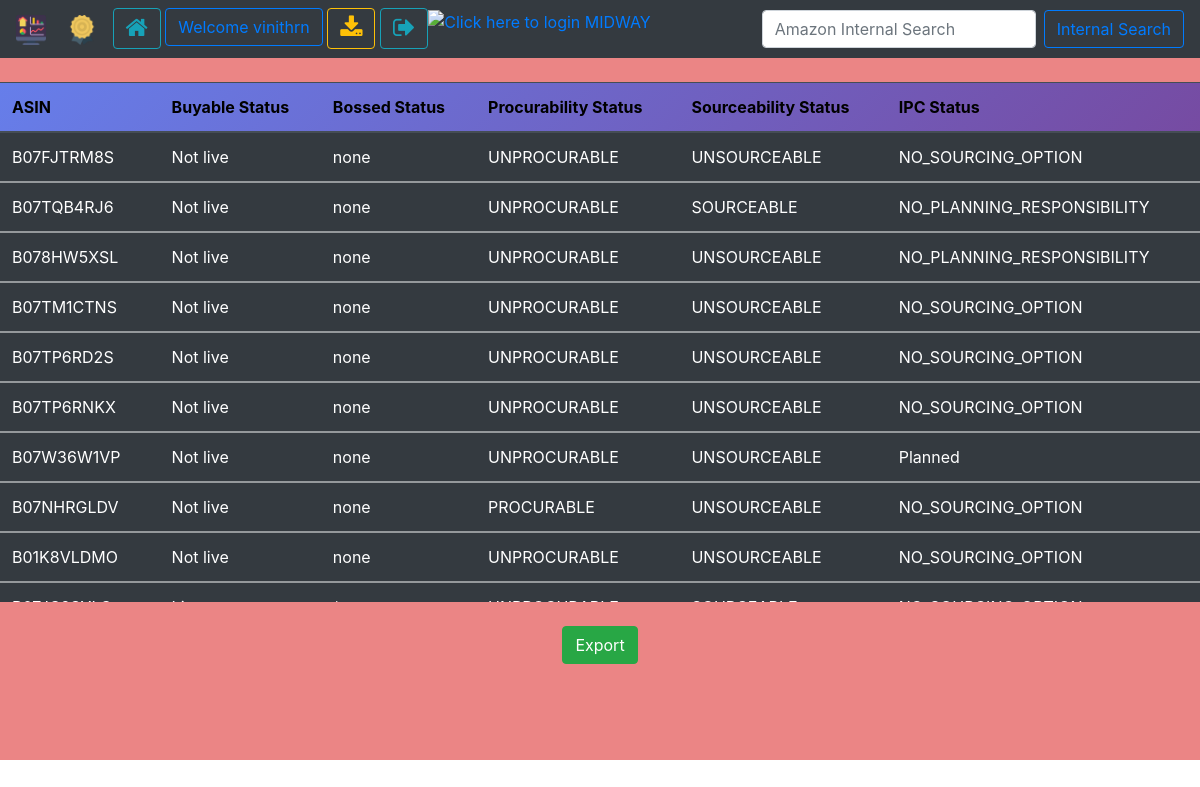
Screenshot of /buyableall/ (signed in) with the database file from the repository.
### ABapp/models.py (models this page shows, shortened)
class AB_data(models.Model):
    asin = models.SlugField(max_length=10,validators=[MinLengthValidator(10)])
    buyability_status = models.CharField(max_length=200, null=True, blank=True)
    Item = models.CharField(max_length=200,null=True,blank=True)
    Contribution = models.CharField(max_length=200,null=True,blank=True)
    Price_OLSListing = models.CharField(max_length=200,null=True,blank=True)
    Price_BUYListing = models.CharField(max_length=200,null=True,blank=True)
    Xref = models.CharField(max_length=200,null=True,blank=True)
    Shipping_cost = models.CharField(max_length=200,null=True,blank=True)
    AvailabilityGpi = models.CharField(max_length=200,null=True,blank=True)
    Offer_Blacklist = models.CharField(max_length=200,null=True,blank=True)
    Seller_Suppression = models.CharField(max_length=200,null=True,blank=True)
    Explicit_Settlement = models.CharField(max_length=200,null=True,blank=True)
    Backend_buyability = models.CharField(max_length=200,null=True,blank=True)
    bossed_user = models.CharField(max_length=300,null=True,blank=True)
    bossed_reason = models.CharField(max_length=300,null=True,blank=True)
    sourceability_status = models.CharField(max_length=200,null=True,blank=True)
    sourceability_reason = models.CharField(max_length=100,null=True,blank=True)
    procurability_status = models.CharField(max_length=200,null=True,blank=True)
    procurability_explanation = models.CharField(max_length=200,null=True,blank=True)
    IPCstatus = models.CharField(max_length=200,null=True,blank=True)
    InStock_status= models.CharField(max_length=200,null=True,blank=True)
    Vendorcode= models.CharField(max_length=200,null=True,blank=True)
    Reason= models.CharField(max_length=200,null=True,blank=True)
    Ipc_status_reason = models.CharField(max_length=200,null=True,blank=True)
    allocatedto = models.CharField(max_length=20,null=True,blank=True)
    allocationdate = models.DateField(max_length=100,default=timezone.now)
    runtime = models.TimeField(max_length=100,null=True,blank=True)

### ABapp/views.py (the view)
# urls.py: url(r'^buyableall/', views.Buyablestatusall.as_view(), name='Buyableall'),
@method_decorator(login_required, name='dispatch')
class Buyablestatusall(ListView):
    context_object_name = 'buyable'
    template_name = 'buyablestatusall.html'
    model = models.AB_data

### template/buyablestatusall.html
{% extends 'base.html' %}
{% load static %}
{% block body_block %}
<br>
<div class="Listtable">
<table class="table table-hover table-dark" class="Buyablestatus">
  <thead>
    <tr>
      <th scope="col">ASIN</th>
      <th scope="col">Buyable Status</th>
      <th scope="col">Bossed Status</th>
      <th scope="col">Procurability Status</th>
      <th scope="col">Sourceability Status</th>
      <th scope="col">IPC Status</th>
    </tr>
  </thead>
  {% for buy in buyable %}
  <tbody>
    <tr>
      <td>{{buy.asin}}</td>
      <td>{{buy.buyability_status}}</td>
      <td>{{buy.bossed_user}}</td>
      <td>{{buy.procurability_status}}</td>
      <td>{{buy.sourceability_status}}</td>
      <td>{{buy.IPCstatus}}</td>
    </tr>
    {% endfor %}
  </tbody>
</table>
</div><br>
<center> <a href="{% url 'exportall' %}" class="btn btn-success">Export</a> </center>
<br><br><br><br>
{% endblock %}

### template/base.html (shortened to what this page needs)
<!DOCTYPE html>
{% load static %}
<html lang="en" dir="ltr">
  <head>
    <link rel="stylesheet" href="{% static "css\base1.css" %}">
    <link rel="stylesheet" href="https://stackpath.bootstrapcdn.com/bootstrap/4.5.0/css/bootstrap.min.css">
    <link rel="stylesheet" type="text/css" href="https://maxcdn.bootstrapcdn.com/font-awesome/4.5.0/css/font-awesome.min.css">
  </head>
  <body>
    {% if user.is_authenticated and user.is_superuser and user.is_staff %}
    <nav class="navbar navbar-expand-lg navbar-dark bg-dark">
     <a class="navbar-brand" href="{% url 'home' %}"><img src="{% static "image\dashboard.png" %}" width="30" height="30" class="kragha" title="@kragha"></a> &nbsp;
     <a class="navbar-brand" href="https://accolades.corp.amazon.com/profile/kragha" target="_blank"><img src="{% static 'image/like.png' %}" width="30" height="30" title="You can always thank me with Accolade"></a>
     <div class="collapse navbar-collapse" id="navbarSupportedContent">
       <ul class="navbar-nav mr-auto">
         <li class="nav-item active">
           <a class="btn btn-outline-info" href="{% url 'index' %}" title="Home"><i class="fa fa-home" style="font-size:24px;"></i> <span class="sr-only"></span></a>
         </li>&nbsp;
         <li class="nav-item">
           <a class="btn btn-outline-info" href="{% url 'admin:index' %}" title="Database"><i class="fa fa-database" style="font-size:24px;"></i> <span class="sr-only"></span></a>
         </li>&nbsp;
         <li class="nav-item">
           <a class="btn btn-outline-primary" href="{% url 'change_password' %}">Welcome {{user.username}}</a>
         </li>&nbsp;
         <li class="nav-item">
           <a class="btn btn-outline-warning" href="{% url 'Buyable' %}" title="Buyability Status"><i class="fa fa-download" style="font-size:24px;"></i> <span class="sr-only"></span></a>
         </li>&nbsp;
         <li class="nav-item">
           <a class="btn btn-outline-warning" href="{% url 'Siteresult' %}" title="Site Status"><i class="fa fa-globe" style="font-size:24px;"></i> <span class="sr-only"></span></a>
         </li>&nbsp;
         <li class="nav-item">
           <a class="btn btn-outline-warning" href="{% url 'Buyableall' %}" title="Download All"><i class="fa fa-cloud-download" style="font-size:24px;"></i> <span class="sr-only"></span></a>
         </li>&nbsp;
         <li class="nav-item">
           <a class="btn btn-outline-info" href="{% url 'upload' %}" title="Upload input"><i class="fa fa-upload" style="font-size:24px;"></i> <span class="sr-only"></span></a>
         </li>&nbsp;
         <li class="nav-item">
           <a class="btn btn-outline-info" href="{% url 'run' %}" title="Run Model" ><i class="fa fa-dashboard" style="font-size:24px;"></i> <span class="sr-only"></span></a>
         </li>&nbsp;
         <li class="nav-item">
           <a class="btn btn-outline-info" href="{% url 'ABapp:log_out' %}" title="Logout"><i class="fa fa-sign-out" style="font-size:24px;"></i> <span class="sr-only"></span></a>
         </li>&nbsp;&nbsp;&nbsp;
         <li class="nav-item">
           <a href="https://midway.amazon.com/" target="_blank" class="midway">
           <img src="https://midway.amazon.com/assets/nextgen/favicon-ad8bbc621403f425c7b3a04d698f59735a441d670f9314e3b92d6281a4415bf3.ico" alt="Click here to login MIDWAY" height="40"></a>
         </li>
       </ul>
       <form class="form-inline my-2 my-lg-0">
         <input class="form-control mr-sm-2" type="search" placeholder="Amazon Internal Search" aria-label="Search" id="text1">
         <button class="btn btn-outline-primary my-2 my-sm-0" type="submit" onclick="javascript: window.open('https://is.amazon.com/search/ALL?q=' +document.getElementById('text1').value);">Internal Search</button>
       </form>
      </div>
     </nav>
    {% elif user.is_authenticated and  user.is_active %}
    <nav class="navbar navbar-expand-lg navbar-dark bg-dark">
     <a class="navbar-brand" href="{% url 'home' %}"><img src="{% static "image\dashboard.png" %}" width="30" height="30" class="kragha" title="@kragha"></a>&nbsp;
     <a class="navbar-brand" href="https://accolades.corp.amazon.com/profile/kragha" target="_blank"><img src="{% static 'image/like.png' %}" width="30" height="30" title="You can always thank me with Accolade"></a>
     <div class="collapse navbar-collapse" id="navbarSupportedContent">
       <ul class="navbar-nav mr-auto">
         <li class="nav-item active">
           <a class="btn btn-outline-info" href="{% url 'index' %}" title="Home"><i class="fa fa-home" style="font-size:24px;"></i> <span class="sr-only">(current)</span></a>
         </li>&nbsp;
         <li class="nav-item">
           <a class="btn btn-outline-primary" href="{% url 'change_password' %}">Welcome {{user.username}}</a>
         </li>&nbsp;
         <li class="nav-item">
           <a class="btn btn-outline-warning" href="{% url 'Buyable' %}" title="Buyability Status"><i class="fa fa-download" style="font-size:24px;"></i> </a>
         </li>&nbsp;
         <li class="nav-item">
           <a class="btn btn-outline-info" href="{% url 'ABapp:log_out' %}" title="Logout" ><i class="fa fa-sign-out" style="font-size:24px;"></i> </a>
         </li>
         <li class="nav-item">
           <a href="https://midway.amazon.com/" target="_blank" class="midway">
           <img src="https://midway.amazon.com/assets/nextgen/favicon-ad8bbc621403f425c7b3a04d698f59735a441d670f9314e3b92d6281a4415bf3.ico" alt="Click here to login MIDWAY"  height="44"></a>
         </li>
       </ul>
       <form class="form-inline my-2 my-lg-0">
         <input class="form-control mr-sm-2" type="search" placeholder="Amazon Internal Search" aria-label="Search" id="text1">
         <button class="btn btn-outline-primary my-2 my-sm-0" type="submit" onclick="javascript: window.open('https://is.amazon.com/search/ALL?q=' +document.getElementById('text1').value);">Internal Search</button>
       </form>
      </div>
     </nav>
    {% endif %}
    <div class="bbb">
      {% block body_block %}{% endblock %}
    </div>
  </body>
</html>

### static/css/base1.css (style rules this page uses)
thead { background-image: linear-gradient(135deg, #667eea 0%, #764ba2 100%); color: black; }
.Listtable { overflow-y: scroll; height: 520px; }
body { background-color: #858282; }
.bbb { background-color: #d500007a; }
.navbar-dark { transition: 0.3s; }
body { width: 100%; margin: 0; overflow: hidden; }
button { background-color: #F16669; border: none; padding: 15px 20px; color: white; font-size: 2em; margin-top: 40px; transition: 1s; cursor: pointer; border-radius: 4px; }

### rows the page displays
AB_data: asin "B07FJTRM8S", buyability_status "Not live", bossed_user "none", procurability_status "UNPROCURABLE", sourceability_status "UNSOURCEABLE", IPCstatus "NO_SOURCING_OPTION"
AB_data: asin "B07TQB4RJ6", buyability_status "Not live", bossed_user "none", procurability_status "UNPROCURABLE", sourceability_status "SOURCEABLE", IPCstatus "NO_PLANNING_RESPONSIBILITY"
AB_data: asin "B078HW5XSL", buyability_status "Not live", bossed_user "none", procurability_status "UNPROCURABLE", sourceability_status "UNSOURCEABLE", IPCstatus "NO_PLANNING_RESPONSIBILITY"
AB_data: asin "B07TM1CTNS", buyability_status "Not live", bossed_user "none", procurability_status "UNPROCURABLE", sourceability_status "UNSOURCEABLE", IPCstatus "NO_SOURCING_OPTION"
AB_data: asin "B07TP6RD2S", buyability_status "Not live", bossed_user "none", procurability_status "UNPROCURABLE", sourceability_status "UNSOURCEABLE", IPCstatus "NO_SOURCING_OPTION"
AB_data: asin "B07TP6RNKX", buyability_status "Not live", bossed_user "none", procurability_status "UNPROCURABLE", sourceability_status "UNSOURCEABLE", IPCstatus "NO_SOURCING_OPTION"
AB_data: asin "B07W36W1VP", buyability_status "Not live", bossed_user "none", procurability_status "UNPROCURABLE", sourceability_status "UNSOURCEABLE", IPCstatus "Planned"
AB_data: asin "B07NHRGLDV", buyability_status "Not live", bossed_user "none", procurability_status "PROCURABLE", sourceability_status "UNSOURCEABLE", IPCstatus "NO_SOURCING_OPTION"
AB_data: asin "B01K8VLDMO", buyability_status "Not live", bossed_user "none", procurability_status "UNPROCURABLE", sourceability_status "UNSOURCEABLE", IPCstatus "NO_SOURCING_OPTION"

### other values shown
{{ user.username }} "vinithrn"
